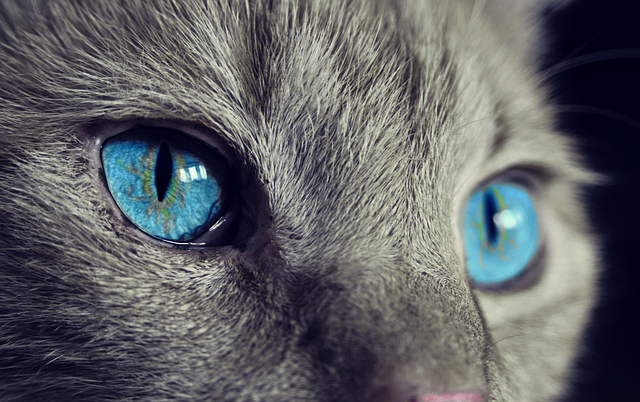
#> input picture OpenCV/img.jpg, 640 x 402 px
$ jupyter execute '11. 이미지 변형 (흐림).ipynb'
#> lines starting #> are read from the running program, lines starting #| are printed output that depends on the picture
# 이미지 변형 (흐림)

## 가우시안 블러

### 커널 사이즈 변화에 따른 흐림

[cell 1]
import cv2
img = cv2.imread('img.jpg')
#> img is the input picture: shape (402, 640, 3); mean B, G, R 100.2, 96.6, 95.2

# (3, 3), (5, 5), (7, 7)
kernel_3 = cv2.GaussianBlur(img, (3, 3), 0) # 뒤 0은 표준편차
kernel_5 = cv2.GaussianBlur(img, (5, 5), 0)
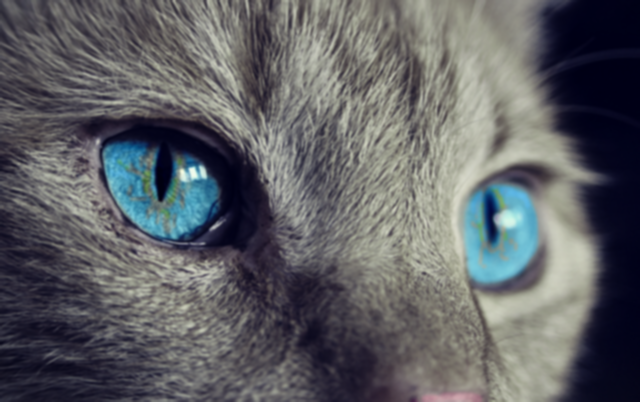
#> kernel_5: shape (402, 640, 3); mean B, G, R 100.3, 96.6, 95.2
kernel_7 = cv2.GaussianBlur(img, (7, 7), 0)

cv2.imshow('img', img)
cv2.imshow('kernel_3', img)
cv2.imshow('kernel_5', img)
cv2.imshow('kernel_7', img)
cv2.waitKey(0)
cv2.destroyAllWindows()

### 표준 편차 변화에 따른 흐림

[cell 2]
import cv2
img = cv2.imread('img.jpg')

sigma_1 = cv2.GaussianBlur(img, (0, 0), 1) # 뒤 0은 표준편차
sigma_2 = cv2.GaussianBlur(img, (0, 0), 2) # sigmaX - 가우시안 커널의 x 방향의 표준 편차
sigma_3 = cv2.GaussianBlur(img, (0, 0), 3)
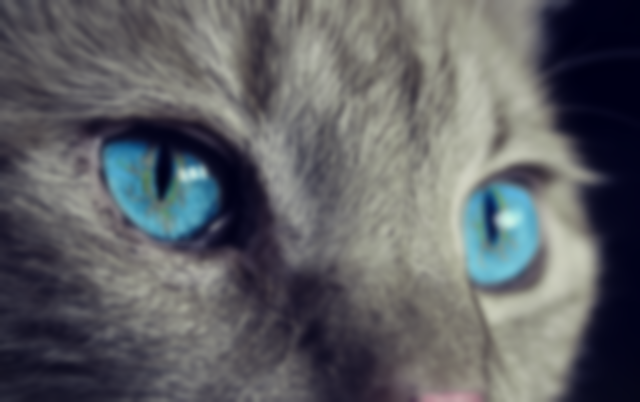
#> sigma_3: shape (402, 640, 3); mean B, G, R 100.3, 96.6, 95.2

cv2.imshow('img', img)
cv2.imshow('sigma_1', img)
cv2.imshow('sigma_2', img)
cv2.imshow('sigma_3', img)
cv2.waitKey(0)
cv2.destroyAllWindows()

$ run again, with OpenCV/book.jpg copied over OpenCV/img.jpg
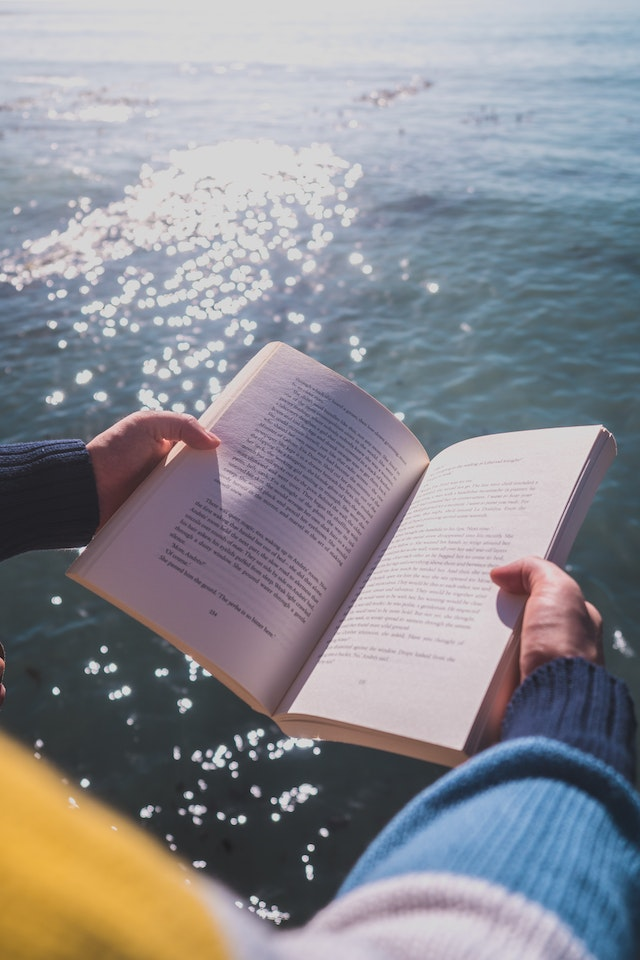
#> input picture OpenCV/book.jpg, 640 x 960 px
#> img is the input picture: shape (960, 640, 3); mean B, G, R 145.5, 139.6, 139.3
#> `sigma_3 = cv2.GaussianBlur(img, (0, 0), 3)`:
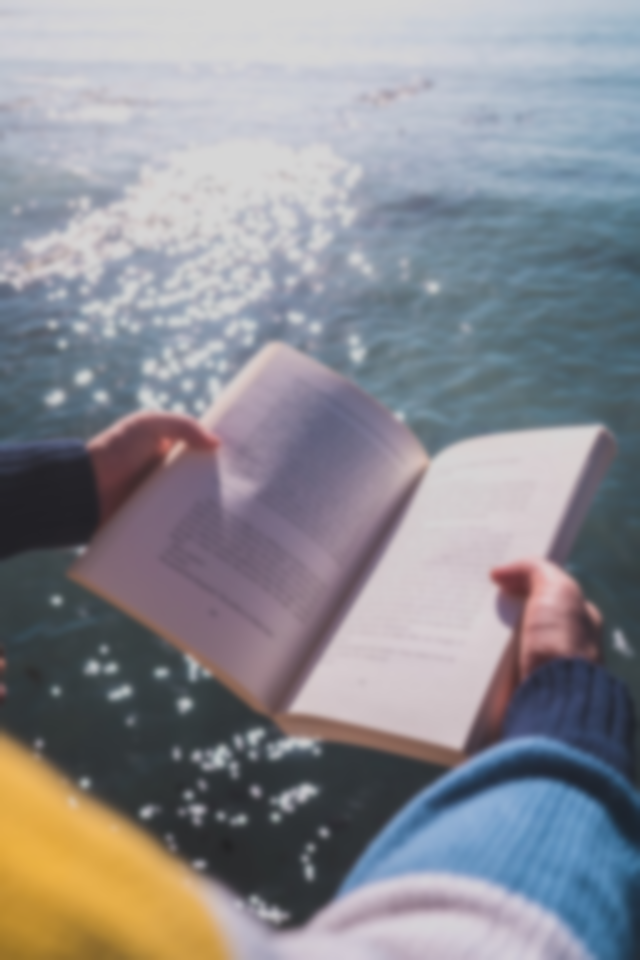
#> sigma_3: shape (960, 640, 3); mean B, G, R 145.6, 139.6, 139.3

$ run again, with OpenCV/newspaper.jpg copied over OpenCV/img.jpg
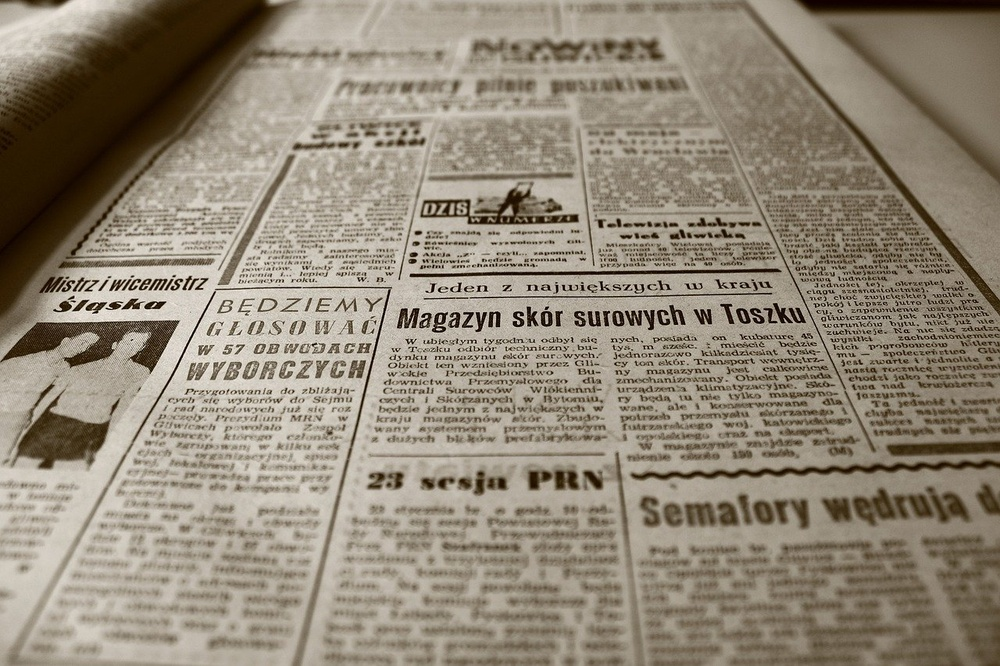
#> input picture OpenCV/newspaper.jpg, 1000 x 666 px, shrunk from 1280 x 853 before the run
#> img is the input picture: shape (666, 1000, 3); mean B, G, R 118.7, 135.2, 145.4
#> `sigma_2 = cv2.GaussianBlur(img, (0, 0), 2)`:
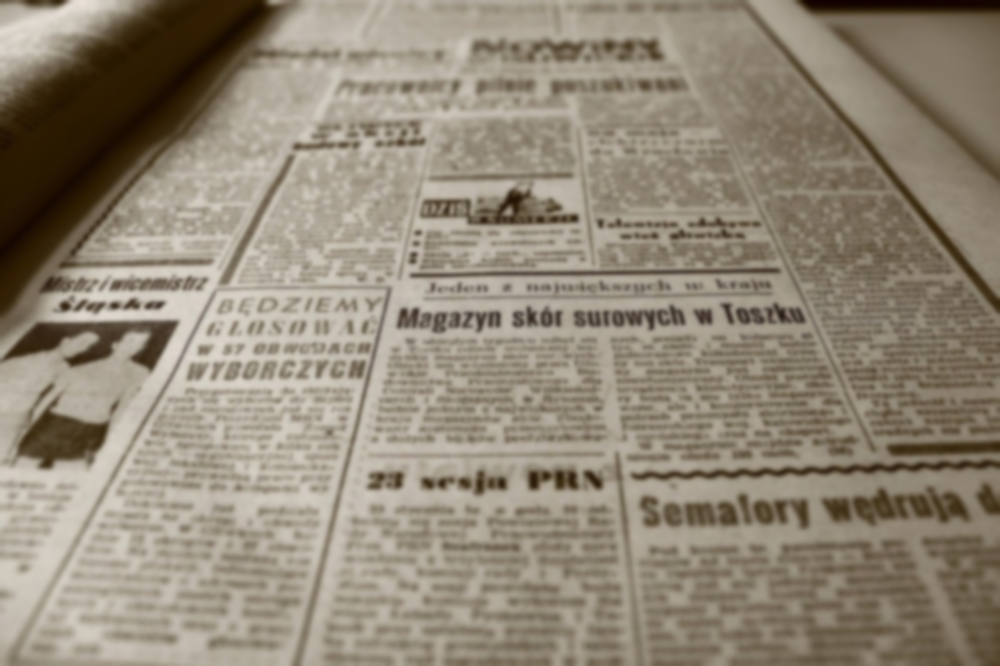
#> sigma_2: shape (666, 1000, 3); mean B, G, R 118.7, 135.2, 145.4
